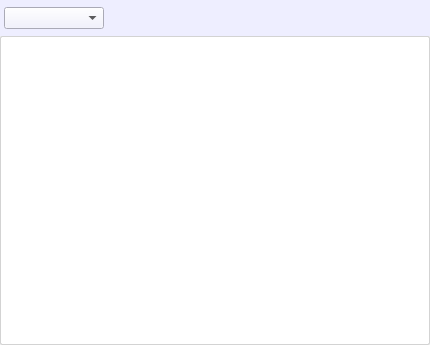
<?xml version="1.0" encoding="UTF-8"?>
<ui version="4.0">
 <class>TileWidget</class>
 <widget class="QWidget" name="TileWidget">
  <property name="geometry">
   <rect>
    <x>0</x>
    <y>0</y>
    <width>430</width>
    <height>345</height>
   </rect>
  </property>
  <property name="windowTitle">
   <string>Form</string>
  </property>
  <property name="styleSheet">
   <string notr="true"/>
  </property>
  <layout class="QVBoxLayout" name="verticalLayout">
   <property name="spacing">
    <number>0</number>
   </property>
   <property name="leftMargin">
    <number>0</number>
   </property>
   <property name="topMargin">
    <number>0</number>
   </property>
   <property name="rightMargin">
    <number>0</number>
   </property>
   <property name="bottomMargin">
    <number>0</number>
   </property>
   <item>
    <widget class="QWidget" name="tile_toolbar" native="true">
     <property name="sizePolicy">
      <sizepolicy hsizetype="Preferred" vsizetype="Minimum">
       <horstretch>0</horstretch>
       <verstretch>0</verstretch>
      </sizepolicy>
     </property>
     <property name="styleSheet">
      <string notr="true">QPushButton {
	background: #eeeeff;
	border: none;
	border-radius: 2px;
}

QPushButton:hover {
	background: #ffffff;
}

QWidget {
	background: #eeeeff;
}</string>
     </property>
     <layout class="QHBoxLayout" name="horizontalLayout">
      <property name="spacing">
       <number>4</number>
      </property>
      <property name="leftMargin">
       <number>4</number>
      </property>
      <property name="topMargin">
       <number>4</number>
      </property>
      <property name="rightMargin">
       <number>4</number>
      </property>
      <property name="bottomMargin">
       <number>4</number>
      </property>
      <item>
       <widget class="QComboBox" name="tile_type_combo_box">
        <property name="sizePolicy">
         <sizepolicy hsizetype="Preferred" vsizetype="Fixed">
          <horstretch>0</horstretch>
          <verstretch>0</verstretch>
         </sizepolicy>
        </property>
        <property name="minimumSize">
         <size>
          <width>100</width>
          <height>0</height>
         </size>
        </property>
        <property name="iconSize">
         <size>
          <width>16</width>
          <height>16</height>
         </size>
        </property>
       </widget>
      </item>
      <item>
       <spacer name="horizontalSpacer">
        <property name="orientation">
         <enum>Qt::Horizontal</enum>
        </property>
        <property name="sizeType">
         <enum>QSizePolicy::Expanding</enum>
        </property>
        <property name="sizeHint" stdset="0">
         <size>
          <width>274</width>
          <height>20</height>
         </size>
        </property>
       </spacer>
      </item>
      <item>
       <widget class="QPushButton" name="split_horizontal">
        <property name="minimumSize">
         <size>
          <width>28</width>
          <height>28</height>
         </size>
        </property>
        <property name="text">
         <string/>
        </property>
        <property name="icon">
         <iconset resource="../resources.qrc">
          <normaloff>:/resources/icons/split_horizontal.png</normaloff>:/resources/icons/split_horizontal.png</iconset>
        </property>
        <property name="iconSize">
         <size>
          <width>24</width>
          <height>24</height>
         </size>
        </property>
       </widget>
      </item>
      <item>
       <widget class="QPushButton" name="split_vertical">
        <property name="minimumSize">
         <size>
          <width>28</width>
          <height>28</height>
         </size>
        </property>
        <property name="text">
         <string/>
        </property>
        <property name="icon">
         <iconset resource="../resources.qrc">
          <normaloff>:/resources/icons/split_vertical.png</normaloff>:/resources/icons/split_vertical.png</iconset>
        </property>
        <property name="iconSize">
         <size>
          <width>24</width>
          <height>24</height>
         </size>
        </property>
       </widget>
      </item>
      <item>
       <widget class="QPushButton" name="close_panel">
        <property name="minimumSize">
         <size>
          <width>28</width>
          <height>28</height>
         </size>
        </property>
        <property name="text">
         <string/>
        </property>
        <property name="icon">
         <iconset resource="../resources.qrc">
          <normaloff>:/resources/icons/close_pane.png</normaloff>:/resources/icons/close_pane.png</iconset>
        </property>
        <property name="iconSize">
         <size>
          <width>24</width>
          <height>24</height>
         </size>
        </property>
       </widget>
      </item>
     </layout>
    </widget>
   </item>
   <item>
    <widget class="QWidget" name="content_widget" native="true">
     <property name="sizePolicy">
      <sizepolicy hsizetype="Preferred" vsizetype="Expanding">
       <horstretch>0</horstretch>
       <verstretch>0</verstretch>
      </sizepolicy>
     </property>
     <property name="styleSheet">
      <string notr="true">#content_widget {
	background: #fff;
	border: 1px solid lightgray;
	border-radius: 2px;
}</string>
     </property>
     <layout class="QVBoxLayout" name="verticalLayout_2">
      <property name="spacing">
       <number>0</number>
      </property>
      <property name="leftMargin">
       <number>0</number>
      </property>
      <property name="topMargin">
       <number>0</number>
      </property>
      <property name="rightMargin">
       <number>0</number>
      </property>
      <property name="bottomMargin">
       <number>0</number>
      </property>
     </layout>
    </widget>
   </item>
  </layout>
 </widget>
 <resources>
  <include location="../resources.qrc"/>
 </resources>
 <connections/>
</ui>
